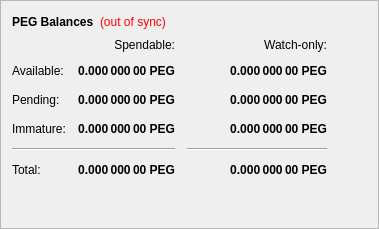
        <widget class="QFrame" name="frame">
         <property name="frameShape">
          <enum>QFrame::StyledPanel</enum>
         </property>
         <property name="frameShadow">
          <enum>QFrame::Raised</enum>
         </property>
         <layout class="QVBoxLayout" name="verticalLayout_4">
          <item>
           <layout class="QHBoxLayout" name="horizontalLayout_4">
            <item>
             <widget class="QLabel" name="label_5">
              <property name="font">
               <font>
                <weight>75</weight>
                <bold>true</bold>
               </font>
              </property>
              <property name="text">
               <string>PEG Balances</string>
              </property>
             </widget>
            </item>
            <item>
             <widget class="QLabel" name="labelWalletStatus">
              <property name="cursor">
               <cursorShape>WhatsThisCursor</cursorShape>
              </property>
              <property name="toolTip">
               <string>The displayed information may be out of date. Your wallet automatically synchronizes with the Pegasus network after a connection is established, but this process has not completed yet.</string>
              </property>
              <property name="styleSheet">
               <string notr="true">QLabel { color: red; }</string>
              </property>
              <property name="text">
               <string notr="true">(out of sync)</string>
              </property>
              <property name="alignment">
               <set>Qt::AlignLeading|Qt::AlignLeft|Qt::AlignVCenter</set>
              </property>
             </widget>
            </item>
            <item>
             <spacer name="horizontalSpacer_3">
              <property name="orientation">
               <enum>Qt::Horizontal</enum>
              </property>
              <property name="sizeHint" stdset="0">
               <size>
                <width>40</width>
                <height>20</height>
               </size>
              </property>
             </spacer>
            </item>
           </layout>
          </item>
          <item>
           <layout class="QGridLayout" name="gridLayout">
            <property name="spacing">
             <number>12</number>
            </property>
            <item row="2" column="2">
             <widget class="QLabel" name="labelWatchPending">
              <property name="font">
               <font>
                <weight>75</weight>
                <bold>true</bold>
               </font>
              </property>
              <property name="cursor">
               <cursorShape>IBeamCursor</cursorShape>
              </property>
              <property name="toolTip">
               <string>Unconfirmed transactions to watch-only addresses</string>
              </property>
              <property name="text">
               <string notr="true">0.000 000 00 PEG</string>
              </property>
              <property name="alignment">
               <set>Qt::AlignRight|Qt::AlignTrailing|Qt::AlignVCenter</set>
              </property>
              <property name="textInteractionFlags">
               <set>Qt::LinksAccessibleByMouse|Qt::TextSelectableByKeyboard|Qt::TextSelectableByMouse</set>
              </property>
             </widget>
            </item>
            <item row="2" column="1">
             <widget class="QLabel" name="labelUnconfirmed">
              <property name="font">
               <font>
                <weight>75</weight>
                <bold>true</bold>
               </font>
              </property>
              <property name="cursor">
               <cursorShape>IBeamCursor</cursorShape>
              </property>
              <property name="toolTip">
               <string>Total of transactions that have yet to be confirmed, and do not yet count toward the spendable balance</string>
              </property>
              <property name="text">
               <string notr="true">0.000 000 00 PEG</string>
              </property>
              <property name="alignment">
               <set>Qt::AlignRight|Qt::AlignTrailing|Qt::AlignVCenter</set>
              </property>
              <property name="textInteractionFlags">
               <set>Qt::LinksAccessibleByMouse|Qt::TextSelectableByKeyboard|Qt::TextSelectableByMouse</set>
              </property>
             </widget>
            </item>
            <item row="3" column="2">
             <widget class="QLabel" name="labelWatchImmature">
              <property name="font">
               <font>
                <weight>75</weight>
                <bold>true</bold>
               </font>
              </property>
              <property name="cursor">
               <cursorShape>IBeamCursor</cursorShape>
              </property>
              <property name="toolTip">
               <string>Staked or masternode rewards in watch-only addresses that has not yet matured</string>
              </property>
              <property name="text">
               <string notr="true">0.000 000 00 PEG</string>
              </property>
              <property name="alignment">
               <set>Qt::AlignRight|Qt::AlignTrailing|Qt::AlignVCenter</set>
              </property>
              <property name="textInteractionFlags">
               <set>Qt::LinksAccessibleByMouse|Qt::TextSelectableByKeyboard|Qt::TextSelectableByMouse</set>
              </property>
             </widget>
            </item>
            <item row="4" column="0" colspan="2">
             <widget class="Line" name="lineSpendableBalance">
              <property name="orientation">
               <enum>Qt::Horizontal</enum>
              </property>
             </widget>
            </item>
            <item row="4" column="2">
             <widget class="Line" name="lineWatchBalance">
              <property name="sizePolicy">
               <sizepolicy hsizetype="Preferred" vsizetype="Fixed">
                <horstretch>0</horstretch>
                <verstretch>0</verstretch>
               </sizepolicy>
              </property>
              <property name="minimumSize">
               <size>
                <width>140</width>
                <height>0</height>
               </size>
              </property>
              <property name="orientation">
               <enum>Qt::Horizontal</enum>
              </property>
             </widget>
            </item>
            <item row="5" column="0">
             <widget class="QLabel" name="labelTotalText">
              <property name="text">
               <string>Total:</string>
              </property>
             </widget>
            </item>
            <item row="3" column="1">
             <widget class="QLabel" name="labelImmature">
              <property name="font">
               <font>
                <weight>75</weight>
                <bold>true</bold>
               </font>
              </property>
              <property name="cursor">
               <cursorShape>IBeamCursor</cursorShape>
              </property>
              <property name="toolTip">
               <string>Staked or masternode rewards that has not yet matured</string>
              </property>
              <property name="text">
               <string notr="true">0.000 000 00 PEG</string>
              </property>
              <property name="alignment">
               <set>Qt::AlignRight|Qt::AlignTrailing|Qt::AlignVCenter</set>
              </property>
              <property name="textInteractionFlags">
               <set>Qt::LinksAccessibleByMouse|Qt::TextSelectableByKeyboard|Qt::TextSelectableByMouse</set>
              </property>
             </widget>
            </item>
            <item row="2" column="3">
             <spacer name="horizontalSpacer_2">
              <property name="orientation">
               <enum>Qt::Horizontal</enum>
              </property>
              <property name="sizeHint" stdset="0">
               <size>
                <width>40</width>
                <height>20</height>
               </size>
              </property>
             </spacer>
            </item>
            <item row="3" column="0">
             <widget class="QLabel" name="labelImmatureText">
              <property name="text">
               <string>Immature:</string>
              </property>
             </widget>
            </item>
            <item row="5" column="1">
             <widget class="QLabel" name="labelTotal">
              <property name="font">
               <font>
                <weight>75</weight>
                <bold>true</bold>
               </font>
              </property>
              <property name="cursor">
               <cursorShape>IBeamCursor</cursorShape>
              </property>
              <property name="toolTip">
               <string>Your current total balance</string>
              </property>
              <property name="text">
               <string notr="true">0.000 000 00 PEG</string>
              </property>
              <property name="alignment">
               <set>Qt::AlignRight|Qt::AlignTrailing|Qt::AlignVCenter</set>
              </property>
              <property name="textInteractionFlags">
               <set>Qt::LinksAccessibleByMouse|Qt::TextSelectableByKeyboard|Qt::TextSelectableByMouse</set>
              </property>
             </widget>
            </item>
            <item row="5" column="2">
             <widget class="QLabel" name="labelWatchTotal">
              <property name="font">
               <font>
                <weight>75</weight>
                <bold>true</bold>
               </font>
              </property>
              <property name="cursor">
               <cursorShape>IBeamCursor</cursorShape>
              </property>
              <property name="toolTip">
               <string>Current total balance in watch-only addresses</string>
              </property>
              <property name="text">
               <string notr="true">0.000 000 00 PEG</string>
              </property>
              <property name="alignment">
               <set>Qt::AlignRight|Qt::AlignTrailing|Qt::AlignVCenter</set>
              </property>
              <property name="textInteractionFlags">
               <set>Qt::LinksAccessibleByMouse|Qt::TextSelectableByKeyboard|Qt::TextSelectableByMouse</set>
              </property>
             </widget>
            </item>
            <item row="0" column="2">
             <widget class="QLabel" name="labelWatchonly">
              <property name="text">
               <string>Watch-only:</string>
              </property>
              <property name="alignment">
               <set>Qt::AlignRight|Qt::AlignTrailing|Qt::AlignVCenter</set>
              </property>
             </widget>
            </item>
            <item row="1" column="0">
             <widget class="QLabel" name="labelBalanceText">
              <property name="text">
               <string>Available:</string>
              </property>
             </widget>
            </item>
            <item row="1" column="1">
             <widget class="QLabel" name="labelBalance">
              <property name="font">
               <font>
                <weight>75</weight>
                <bold>true</bold>
               </font>
              </property>
              <property name="cursor">
               <cursorShape>IBeamCursor</cursorShape>
              </property>
              <property name="toolTip">
               <string>Your current spendable balance</string>
              </property>
              <property name="text">
               <string notr="true">0.000 000 00 PEG</string>
              </property>
              <property name="alignment">
               <set>Qt::AlignRight|Qt::AlignTrailing|Qt::AlignVCenter</set>
              </property>
              <property name="textInteractionFlags">
               <set>Qt::LinksAccessibleByMouse|Qt::TextSelectableByKeyboard|Qt::TextSelectableByMouse</set>
              </property>
             </widget>
            </item>
            <item row="1" column="2">
             <widget class="QLabel" name="labelWatchAvailable">
              <property name="font">
               <font>
                <weight>75</weight>
                <bold>true</bold>
               </font>
              </property>
              <property name="cursor">
               <cursorShape>IBeamCursor</cursorShape>
              </property>
              <property name="toolTip">
               <string>Your current balance in watch-only addresses</string>
              </property>
              <property name="text">
               <string notr="true">0.000 000 00 PEG</string>
              </property>
              <property name="alignment">
               <set>Qt::AlignRight|Qt::AlignTrailing|Qt::AlignVCenter</set>
              </property>
              <property name="textInteractionFlags">
               <set>Qt::LinksAccessibleByMouse|Qt::TextSelectableByKeyboard|Qt::TextSelectableByMouse</set>
              </property>
             </widget>
            </item>
            <item row="2" column="0">
             <widget class="QLabel" name="labelPendingText">
              <property name="text">
               <string>Pending:</string>
              </property>
             </widget>
            </item>
            <item row="0" column="1">
             <widget class="QLabel" name="labelSpendable">
              <property name="text">
               <string>Spendable:</string>
              </property>
              <property name="alignment">
               <set>Qt::AlignRight|Qt::AlignTrailing|Qt::AlignVCenter</set>
              </property>
             </widget>
            </item>
           </layout>
          </item>
          <item>
           <spacer name="verticalSpacer_4">
            <property name="orientation">
             <enum>Qt::Vertical</enum>
            </property>
            <property name="sizeHint" stdset="0">
             <size>
              <width>20</width>
              <height>40</height>
             </size>
            </property>
           </spacer>
          </item>
         </layout>
        </widget>
